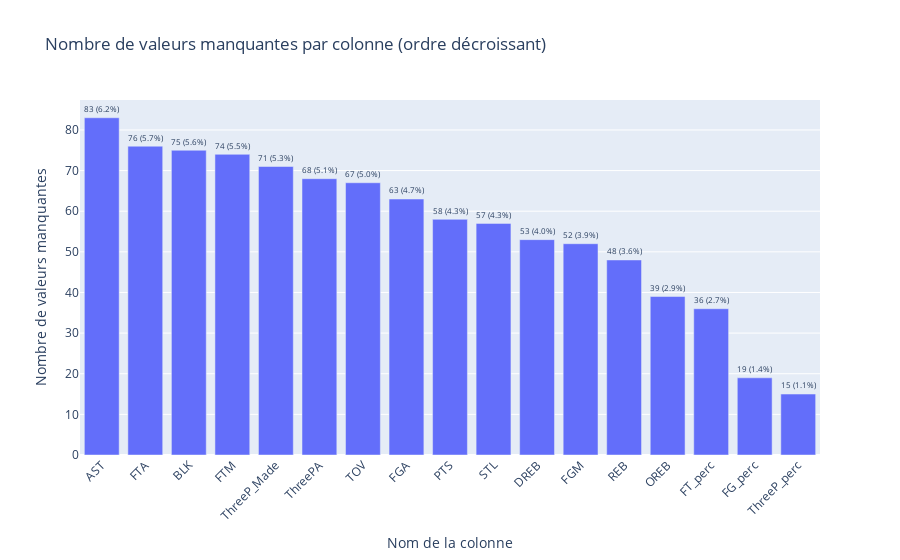

Notebook source saved alongside this figure:
### Markdown cell above
## Méthode de Gestion des Outliers

Pour aborder efficacement la gestion des outliers, j'ai mis en place une méthode basée sur l'utilisation de l'écart interquartile (IQR). Cette approche permet d'identifier les valeurs aberrantes en définissant des seuils précis. Toute valeur dépassant ces seuils est considérée comme un outlier et est remplacée par `NaN`. Ce processus assure une gestion rigoureuse des valeurs extrêmes et prépare le dataset pour des traitements ultérieurs, tels que l'imputation des valeurs manquantes, tout en garantissant l'intégrité des analyses.

### Code cell
# Fonction pour remplacer les outliers par NaN
def Replace_Outliers_with_nan_Specifying_quartile(df_in, col_name, first_quartile, third_quartile):
    median, q1, q3, iqr, minimum, maximum = get_iqr_values_Specifying_quartile(df_in, col_name, first_quartile, third_quartile)
    df_in.loc[df_in[col_name] < minimum, col_name] = np.nan
    df_in.loc[df_in[col_name] > maximum, col_name] = np.nan
    return df_in

# Fonction pour calculer et visualiser le nombre de valeurs manquantes par colonne
def plot_missing_values(data):
    # Calculer le nombre de valeurs manquantes par colonne
    missing_counts = data.isnull().sum().reset_index()
    missing_counts.columns = ['Colonne', 'Nombre de valeurs manquantes']
    
    # Calculer le pourcentage de valeurs manquantes par colonne
    missing_counts['Pourcentage'] = (missing_counts['Nombre de valeurs manquantes'] / len(data)) * 100
    
    # Filtrer les colonnes avec des valeurs manquantes
    missing_counts = missing_counts[missing_counts['Nombre de valeurs manquantes'] > 0]
    
    # Trier par nombre de valeurs manquantes en ordre décroissant
    missing_counts = missing_counts.sort_values(by='Nombre de valeurs manquantes', ascending=False)
    
    # Créer le graphique avec Plotly Express pour toutes les colonnes
    fig = px.bar(missing_counts, 
                 x='Colonne', 
                 y='Nombre de valeurs manquantes', 
                 title="Nombre de valeurs manquantes par colonne (ordre décroissant)",
                 labels={'Colonne': 'Nom de la colonne', 'Nombre de valeurs manquantes': 'Nombre de valeurs manquantes'},
                 text=missing_counts.apply(lambda row: f"{row['Nombre de valeurs manquantes']} ({row['Pourcentage']:.1f}%)", axis=1))
    
    # Mettre à jour la présentation des traces pour ajouter des annotations extérieures
    fig.update_traces(textposition='outside')
    fig.update_layout(xaxis_tickangle=-45)  # Incliner les étiquettes pour une meilleure lisibilité
    
    fig.show()
    
# Traitement des outliers et imputations par KNN
data_with_nan, q1, q3 = data.copy(), 0.25, 0.75
data_with_nan = data_with_nan.drop(columns=['Name'])

for feature_name in numerical_features:
    data_with_nan = Replace_Outliers_with_nan_Specifying_quartile(data_with_nan, feature_name, q1, q3)

display(data_with_nan.head())

plot_missing_values(data_with_nan)

### Figure 1 — Plotly figure (JSON) as saved in the notebook; plotly's stock layout.template omitted (floating-point values rounded to 4 significant figures)
{"data": [{"alignmentgroup": "True", "hovertemplate": "Nom de la colonne=%{x}<br>Nombre de valeurs manquantes=%{y}<br>text=%{text}<extra></extra>", "legendgroup": "", "marker": {"color": "#636efa", "pattern": {"shape": ""}}, "name": "", "offsetgroup": "", "orientation": "v", "showlegend": false, "text": ["83 (6.2%)", "76 (5.7%)", "75 (5.6%)", "74 (5.5%)", "71 (5.3%)", "68 (5.1%)", "67 (5.0%)", "63 (4.7%)", "58 (4.3%)", "57 (4.3%)", "53 (4.0%)", "52 (3.9%)", "48 (3.6%)", "39 (2.9%)", "36 (2.7%)", "19 (1.4%)", "15 (1.1%)"], "textposition": "outside", "type": "bar", "x": ["AST", "FTA", "BLK", "FTM", "ThreeP_Made", "ThreePA", "TOV", "FGA", "PTS", "STL", "DREB", "FGM", "REB", "OREB", "FT_perc", "FG_perc", "ThreeP_perc"], "xaxis": "x", "y": [83, 76, 75, 74, 71, 68, 67, 63, 58, 57, 53, 52, 48, 39, 36, 19, 15], "yaxis": "y"}], "layout": {"barmode": "relative", "legend": {"tracegroupgap": 0}, "title": {"text": "Nombre de valeurs manquantes par colonne (ordre décroissant)"}, "xaxis": {"anchor": "y", "domain": [0, 1], "tickangle": -45, "title": {"text": "Nom de la colonne"}}, "yaxis": {"anchor": "x", "domain": [0, 1], "title": {"text": "Nombre de valeurs manquantes"}}}}
